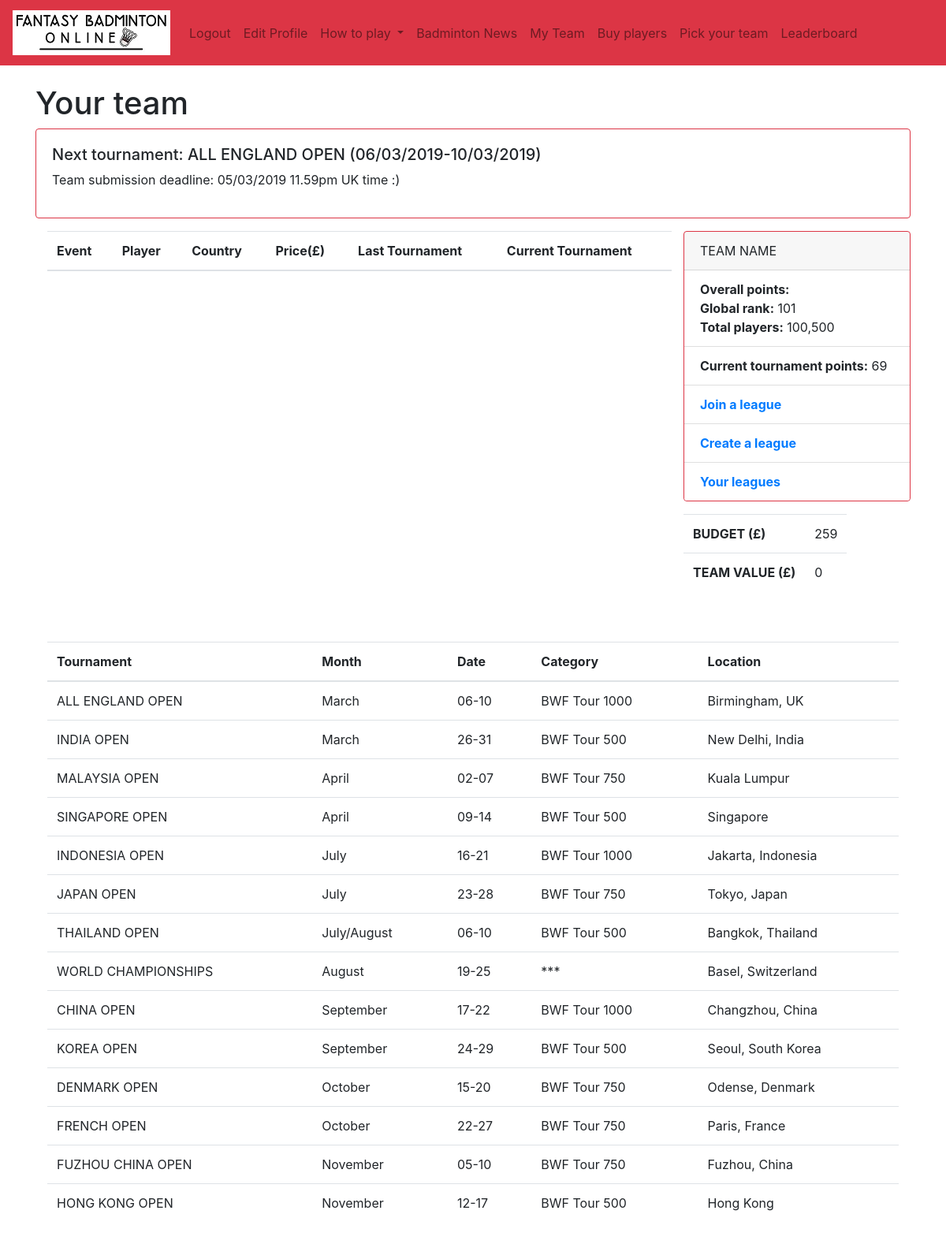
/credit/my_team/ (signed in), run on an earlier commit of the app's database.
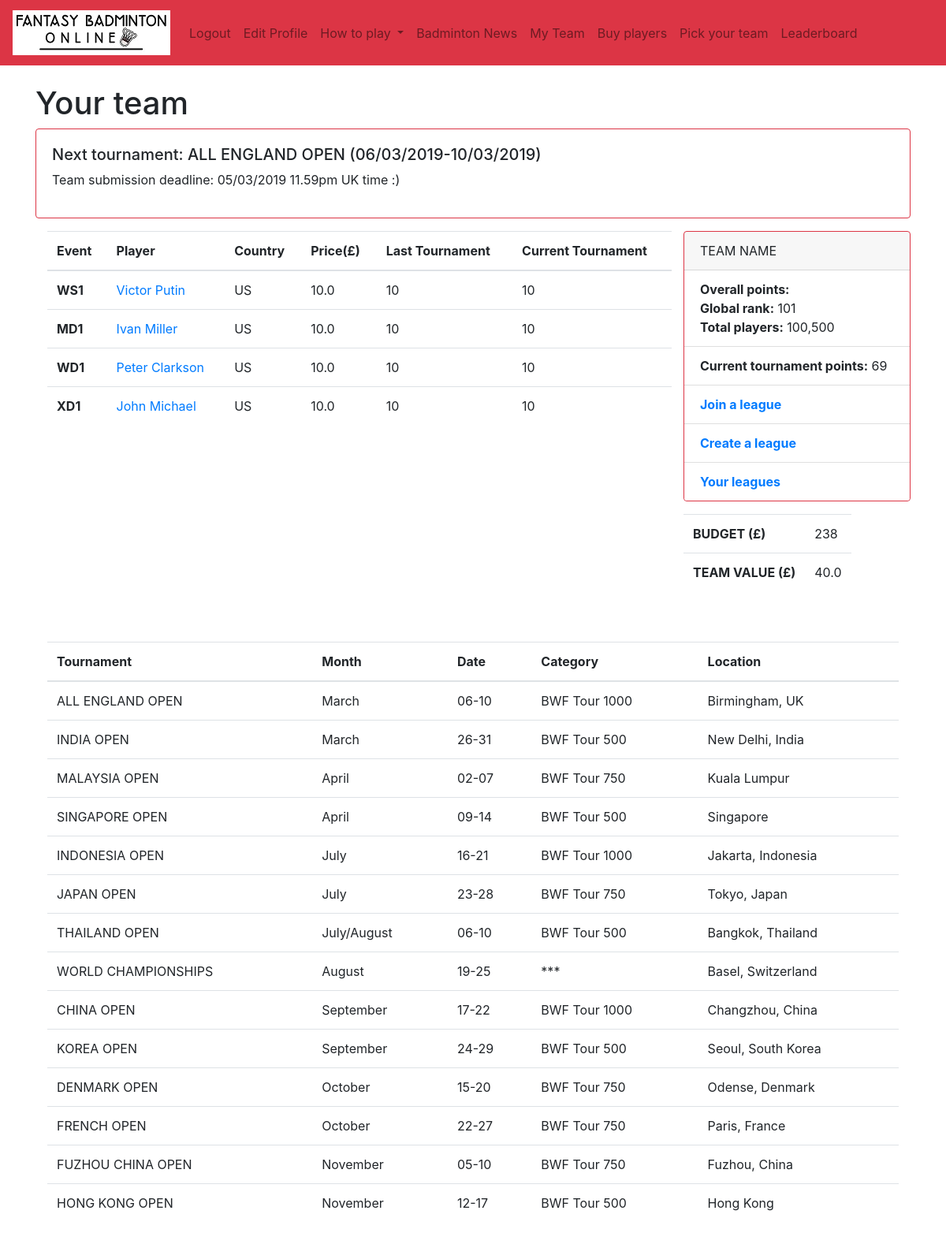
And on a later commit of the database.
### authenticate/models.py (models this page shows, shortened)
class Teams(models.Model): # team model, players(Rankings model) have foreign key relation to it
	budget = models.IntegerField(default=120)
	owner = models.ForeignKey(settings.AUTH_USER_MODEL,on_delete=models.CASCADE, related_name='teams') # relation to a user
	team = models.SlugField()
	date = models.DateTimeField(auto_now_add=True)
	points = models.CharField(max_length=50)
	def get_team_value(self):
		total = []
		total.append(self.MSplayers.all().aggregate(Sum('cost'))['cost__sum'])
		total.append(self.WSplayers.all().aggregate(Sum('cost'))['cost__sum'])
		total.append(self.MDplayers.all().aggregate(Sum('cost'))['cost__sum'])
		total.append(self.WDplayers.all().aggregate(Sum('cost'))['cost__sum'])
		total.append(self.XDplayers.all().aggregate(Sum('cost'))['cost__sum'])
		total = [x for x in total if x is not None]
		return sum(total)

### players/models.py (models this page shows, shortened)
class Player(models.Model):
	STATUS_CHOICES = [('active', 'Playing'),
			   ('notactive', 'Not Playing')
			   ]
	rank = models.IntegerField(default=10)
	name = models.CharField(max_length=50)
	country = CountryField(blank_label='(select country)', default='US')
	cost = models.FloatField(default=10) # price is a number, defaults to 10. You can set it up in the admin panel
	score = models.IntegerField(default=0)
	status = models.CharField(max_length=50, choices=STATUS_CHOICES, default='1')
	picture = models.ImageField(default='default.png', blank=True)
	current_tournament_score = models.IntegerField(default=10)
	last_tournament_score = models.IntegerField(default=10)
	def get_type(self): # MS, WS, etc
		return self.__class__.__name__[:2]

class WSPlayer(Player):
	team = models.ForeignKey(Teams, on_delete=models.CASCADE, related_name='WSplayers', null=True, blank=True)  # connection to a team

class Player(models.Model):
	STATUS_CHOICES = [('active', 'Playing'),
			   ('notactive', 'Not Playing')
			   ]
	rank = models.IntegerField(default=10)
	name = models.CharField(max_length=50)
	country = CountryField(blank_label='(select country)', default='US')
	cost = models.FloatField(default=10) # price is a number, defaults to 10. You can set it up in the admin panel
	score = models.IntegerField(default=0)
	status = models.CharField(max_length=50, choices=STATUS_CHOICES, default='1')
	picture = models.ImageField(default='default.png', blank=True)
	current_tournament_score = models.IntegerField(default=10)
	last_tournament_score = models.IntegerField(default=10)
	def get_type(self): # MS, WS, etc
		return self.__class__.__name__[:2]

class MDPlayer(Player):
	team = models.ForeignKey(Teams, on_delete=models.CASCADE, related_name='MDplayers', null=True, blank=True)  # connection to a team

class WDPlayer(Player):
	team = models.ForeignKey(Teams, on_delete=models.CASCADE, related_name='WDplayers', null=True, blank=True)  # connection to a team

class XDPlayer(Player):
	team = models.ForeignKey(Teams, on_delete=models.CASCADE, related_name='XDplayers', null=True, blank=True)  # connection to a team

### players/views.py (the view)
# urls.py: path('my_team/', views.my_team, name='my_team'),
def my_team(request, message=False):
	print(request.user.teams)
	user = request.user
	context = {}
	user_team = Teams.objects.filter(owner=user).first()
	context['MSplayers'] = MSPlayer.objects.filter(team=user_team)
	context['WSplayers'] = WSPlayer.objects.filter(team=user_team)
	context['WDplayers'] = WDPlayer.objects.filter(team=user_team)
	context['MDplayers'] = MDPlayer.objects.filter(team=user_team)
	context['XDplayers'] = XDPlayer.objects.filter(team=user_team)
	context['team'] = user_team
	if message:
		messages.success(request, ("Successfully saved your team"))
	return render(request, 'authenticate/my_team.html', context)

### authenticate/templates/authenticate/my_team.html (shortened to what the changed rows need)
{% extends 'authenticate/base.html' %}
{% load static %}
{% block content %}
<h1>Your team</h1>
<div class="card-deck">
</div>
{% if user.is_authenticated %}
<div class="container">
  <div class="row">
    <div class="col-sm">
      <table class="table table-hover">
    <thead>
        <tr>
            <th scope="col">Event</th>
            <th scope="col">Player</th>
            <th scope="col">Country</th>
            <th scope="col">Price(£)</th>
            <th scope="col">Last Tournament</th>
            <th scope="col">Current Tournament</th>
          </tr>
      </thead>
      <tbody>
      {% for player in WSplayers %}
        <tr>
          <th scope="row">WS{{ forloop.counter }}</th>
          <td><a href="" data-toggle="modal" data-target="#playerModal{{ player.get_type }}{{ player.id }}">{{ player.name }}</a></td>
	        {% include 'player.html' %}
          <td>{{ player.country }}</td>
          <td>{{ player.cost }}</td>
          <td>{{ player.last_tournament_score }}</td>
          <td>{{ player.current_tournament_score }}</td>
      {% endfor %}
      {% for player in MDplayers %}
        <tr>
          <th scope="row">MD{{ forloop.counter }}</th>
          <td><a href="" data-toggle="modal" data-target="#playerModal{{ player.get_type }}{{ player.id }}">{{ player.name }}</a></td>
	        {% include 'player.html' %}
          <td>{{ player.country }}</td>
          <td>{{ player.cost }}</td>
          <td>{{ player.last_tournament_score }}</td>
          <td>{{ player.current_tournament_score }}</td>
      {% endfor %}
      {% for player in WDplayers %}
        <tr>
          <th scope="row">WD{{ forloop.counter }}</th>
          <td><a href="" data-toggle="modal" data-target="#playerModal{{ player.get_type }}{{ player.id }}">{{ player.name }}</a></td>
          <td>{{ player.country }}</td>
          <td>{{ player.cost }}</td>
          <td>{{ player.last_tournament_score }}</td>
          <td>{{ player.current_tournament_score }}</td>
        </tr>
      {% endfor %}
      {% for player in XDplayers %}
        <tr>
          <th scope="row">XD{{ forloop.counter }}</th>
          <td><a href="" data-toggle="modal" data-target="#playerModal{{ player.get_type }}{{ player.id }}">{{ player.name }}</a></td>
          <td>{{ player.country }}</td>
          <td>{{ player.cost }}</td>
          <td>{{ player.last_tournament_score }}</td>
          <td>{{ player.current_tournament_score }}</td>
        </tr>
      {% endfor %}
      </tbody>
    </table>
    </div>
    <div class="col-sm..offset-md-4">
      <div class="card border-danger mb-3" style="width: 18rem;">
        <div class="card-header">
        TEAM NAME
        </div>
        <ul class="list-group list-group-flush">
          <li class="list-group-item"><strong>Overall points:</strong> {{ team.get_total_team_points }}<br><strong>Global rank:</strong> 101</br><strong>Total players:</strong> 100,500</li>
          <li class="list-group-item"><strong>Current tournament points:</strong> 69</li>
          <li class="list-group-item"><a href="{% url 'main-urls:join_league' %}"><strong>Join a league</strong></a></li>
          <li class="list-group-item"><a href="{% url 'main-urls:create_league' %}"><strong>Create a league</strong></a></li>
          <li class="list-group-item"><a href="{% url 'main-urls:league_list' %}"><strong>Your leagues</strong></a></li>
        </ul>
      </div>
      <div class="container border-danger">
        <div class="row">
          <div class="col-sm.offset-md-4">
          <table class="table table-hover">
            <tbody>
              <tr>
                <th scope="row">BUDGET (£)</th>
                <td>{{ team.budget }}</td>
              </tr>
              <tr>
                <th scope="row">TEAM VALUE (£)</th>
                <td>{{ team.get_team_value }}</td>
              </tr>
            </tbody>
          </table>
          </div>
        </div>
      </div>
    </div>
  </div>
</div>
{% endif %}
<div class="col-sm">
      <table class="table table-hover">
    <thead>
        <tr>
            <th scope="col">Tournament</th>
            <th scope="col">Month</th>
            <th scope="col">Date</th>
            <th scope="col">Category</th>
            <th scope="col">Location</th>
        </tr>
    </thead>
    </table>
  </div>
{% endblock %}

What changed in the data, as far as the page shows it:
added WSPlayer: name "Victor Putin", country "US", cost "10.0", last_tournament_score "10", current_tournament_score "10"
added MDPlayer: name "Ivan Miller", country "US", cost "10.0", last_tournament_score "10", current_tournament_score "10"
added WDPlayer: name "Peter Clarkson", country "US", cost "10.0", last_tournament_score "10", current_tournament_score "10"
added XDPlayer: name "John Michael", country "US", cost "10.0", last_tournament_score "10", current_tournament_score "10"
changed Teams: budget "259" → "238"; get_team_value "0" → "40.0"
